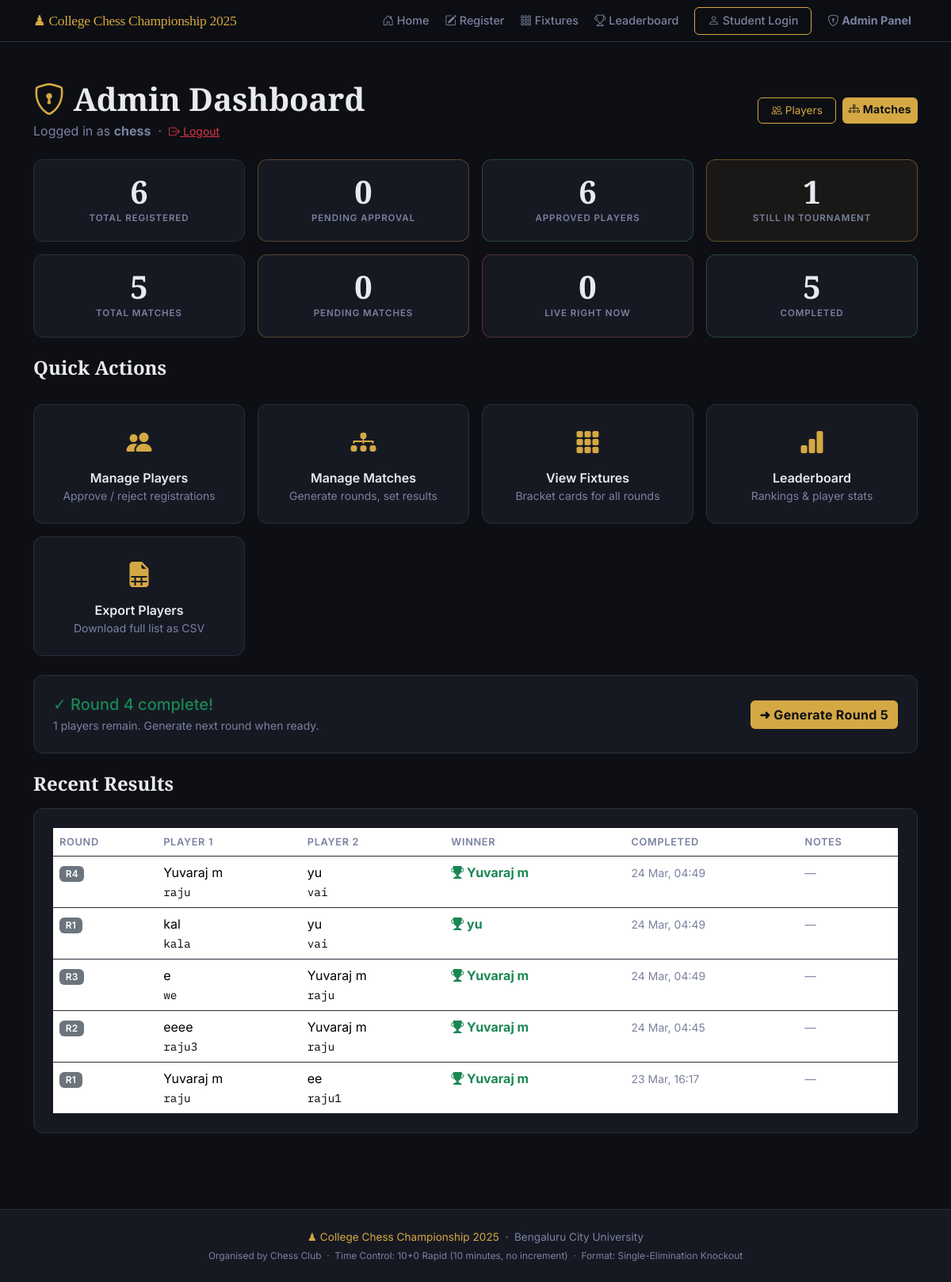
Screenshot of /admin/dashboard (signed in) with the database file from the repository.
### models.py (models this page shows, shortened)
class Match(db.Model):
    __tablename__ = "matches"
    id = db.Column(db.Integer, primary_key=True)
    round_number = db.Column(db.Integer, nullable=False)   # 1 = Round 1, 2 = QF, etc.
    round_label  = db.Column(db.String(50), nullable=True) # e.g. "Quarter-Final"
    player1_id = db.Column(db.Integer, db.ForeignKey("players.id"), nullable=False)
    player2_id = db.Column(db.Integer, db.ForeignKey("players.id"), nullable=True)
    winner_id = db.Column(db.Integer, db.ForeignKey("players.id"), nullable=True)
    status = db.Column(db.String(20), default="pending", nullable=False)
    created_at   = db.Column(db.DateTime, default=datetime.utcnow)
    completed_at = db.Column(db.DateTime, nullable=True)
    board_state   = db.Column(db.Text, nullable=True)       # JSON string of 8x8 board
    move_history  = db.Column(db.Text, default='[]')         # JSON array of move notations
    last_move     = db.Column(db.String(20), nullable=True)  # Last move in algebraic notation
    current_turn  = db.Column(db.String(10), default='white') # 'white' or 'black'
    move_count    = db.Column(db.Integer, default=0)          # Total moves played
    notes = db.Column(db.String(300), nullable=True)

class Player(db.Model):
    __tablename__ = "players"
    id = db.Column(db.Integer, primary_key=True)
    full_name      = db.Column(db.String(100), nullable=False)
    roll_number    = db.Column(db.String(50),  unique=True, nullable=False)
    chess_username = db.Column(db.String(50),  unique=True, nullable=False)
    whatsapp       = db.Column(db.String(20),  nullable=False)
    registered_at = db.Column(db.DateTime, default=datetime.utcnow)
    is_approved   = db.Column(db.Boolean, default=False)   # Admin must approve
    is_eliminated = db.Column(db.Boolean, default=False)   # Set True after a loss
    wins      = db.Column(db.Integer, default=0)   # Total match wins
    losses    = db.Column(db.Integer, default=0)   # Total match losses
    points    = db.Column(db.Integer, default=0)   # 1 per win, used for ranking
    bye_count = db.Column(db.Integer, default=0)   # Number of byes received
    matches_as_p1 = db.relationship(
        "Match", foreign_keys="Match.player1_id",
        backref="player1", lazy="dynamic"
    )
    matches_as_p2 = db.relationship(
        "Match", foreign_keys="Match.player2_id",
        backref="player2", lazy="dynamic"
    )
    matches_won = db.relationship(
        "Match", foreign_keys="Match.winner_id",
        backref="winner", lazy="dynamic"
    )

### app.py (the view)
    @app.route("/admin/dashboard")
    @admin_required
    def admin_dashboard():
        stats = {
            "total_registered": Player.query.count(),
            "pending_approval": Player.query.filter_by(is_approved=False).count(),
            "approved":         Player.query.filter_by(is_approved=True).count(),
            "eliminated":       Player.query.filter_by(is_eliminated=True).count(),
            "still_active":     Player.query.filter_by(is_approved=True, is_eliminated=False).count(),
            "total_matches":    Match.query.count(),
            "pending_matches":  Match.query.filter_by(status="pending").count(),
            "live_matches":     Match.query.filter_by(status="in_progress").count(),
            "completed_matches":Match.query.filter_by(status="completed").count(),
        }
        highest_round = db.session.query(db.func.max(Match.round_number)).scalar() or 0
        recent_results = Match.query.filter_by(status="completed")\
                                    .order_by(Match.completed_at.desc())\
                                    .limit(5).all()
        live_matches = Match.query.filter_by(status="in_progress").all()
        current_round_done = highest_round == 0 or all(
            m.status in ('completed', 'bye')
            for m in Match.query.filter_by(round_number=highest_round).all()
        )
        has_pending = Match.query.filter_by(round_number=highest_round, status='pending').count() > 0
        return render_template(
            "admin_dashboard.html",
            stats            = stats,
            current_round    = highest_round,
            recent_results   = recent_results,
            live_matches     = live_matches,
            current_round_done = current_round_done,
            has_pending      = has_pending,
        )

### templates/admin_dashboard.html (shortened to what this page needs)
{% extends "base.html" %}
{% block content %}
<section class="py-5">
  <div class="container">
    <div class="d-flex justify-content-between align-items-center mb-4">
      <div>
        <h1 class="chess-section-title mb-1">
          <i class="bi bi-shield-lock chess-gold"></i> Admin Dashboard
        </h1>
        <p class="text-muted mb-0">
          Logged in as <strong>{{ session.admin_username }}</strong>
          &nbsp;·&nbsp;
          <a href="{{ url_for('admin_logout') }}" class="text-danger small">
            <i class="bi bi-box-arrow-right"></i> Logout
          </a>
        </p>
      </div>
      <div class="d-flex gap-2">
        <a href="{{ url_for('admin_players') }}" class="btn chess-btn-outline btn-sm">
          <i class="bi bi-people"></i> Players
        </a>
        <a href="{{ url_for('admin_matches') }}" class="btn chess-btn-primary btn-sm">
          <i class="bi bi-diagram-3"></i> Matches
        </a>
      </div>
    </div>
    <div class="row g-3 mb-4">
      <div class="col-6 col-md-3">
        <div class="chess-stat-tile">
          <div class="chess-stat-tile-number">{{ stats.total_registered }}</div>
          <div class="chess-stat-tile-label">Total Registered</div>
        </div>
      </div>
      <div class="col-6 col-md-3">
        <div class="chess-stat-tile warning">
          <div class="chess-stat-tile-number">{{ stats.pending_approval }}</div>
          <div class="chess-stat-tile-label">Pending Approval</div>
        </div>
      </div>
      <div class="col-6 col-md-3">
        <div class="chess-stat-tile success">
          <div class="chess-stat-tile-number">{{ stats.approved }}</div>
          <div class="chess-stat-tile-label">Approved Players</div>
        </div>
      </div>
      <div class="col-6 col-md-3">
        <div class="chess-stat-tile gold">
          <div class="chess-stat-tile-number">{{ stats.still_active }}</div>
          <div class="chess-stat-tile-label">Still In Tournament</div>
        </div>
      </div>
      <div class="col-6 col-md-3">
        <div class="chess-stat-tile">
          <div class="chess-stat-tile-number">{{ stats.total_matches }}</div>
          <div class="chess-stat-tile-label">Total Matches</div>
        </div>
      </div>
      <div class="col-6 col-md-3">
        <div class="chess-stat-tile warning">
          <div class="chess-stat-tile-number">{{ stats.pending_matches }}</div>
          <div class="chess-stat-tile-label">Pending Matches</div>
        </div>
      </div>
      <div class="col-6 col-md-3">
        <div class="chess-stat-tile danger">
          <div class="chess-stat-tile-number">{{ stats.live_matches }}</div>
          <div class="chess-stat-tile-label">Live Right Now</div>
        </div>
      </div>
      <div class="col-6 col-md-3">
        <div class="chess-stat-tile success">
          <div class="chess-stat-tile-number">{{ stats.completed_matches }}</div>
          <div class="chess-stat-tile-label">Completed</div>
        </div>
      </div>
    </div>
    <div class="row g-3 mb-4">
      <div class="col-12">
        <h4 class="chess-section-title mb-3">Quick Actions</h4>
      </div>
      <div class="col-6 col-md-3">
        <a href="{{ url_for('admin_players') }}" class="chess-action-tile">
          <i class="bi bi-people-fill fs-2"></i>
          <div class="mt-2 fw-semibold">Manage Players</div>
          <div class="small text-muted">Approve / reject registrations</div>
        </a>
      </div>
      <div class="col-6 col-md-3">
        <a href="{{ url_for('admin_matches') }}" class="chess-action-tile">
          <i class="bi bi-diagram-3-fill fs-2"></i>
          <div class="mt-2 fw-semibold">Manage Matches</div>
          <div class="small text-muted">Generate rounds, set results</div>
        </a>
      </div>
      <div class="col-6 col-md-3">
        <a href="{{ url_for('fixtures') }}" class="chess-action-tile">
          <i class="bi bi-grid-3x3-gap-fill fs-2"></i>
          <div class="mt-2 fw-semibold">View Fixtures</div>
          <div class="small text-muted">Bracket cards for all rounds</div>
        </a>
      </div>
      <div class="col-6 col-md-3">
        <a href="{{ url_for('leaderboard') }}" class="chess-action-tile">
          <i class="bi bi-bar-chart-fill fs-2"></i>
          <div class="mt-2 fw-semibold">Leaderboard</div>
          <div class="small text-muted">Rankings &amp; player stats</div>
        </a>
      </div>
      <div class="col-6 col-md-3">
        <a href="{{ url_for('admin_export_players') }}" class="chess-action-tile">
          <i class="bi bi-file-earmark-spreadsheet-fill fs-2"></i>
          <div class="mt-2 fw-semibold">Export Players</div>
          <div class="small text-muted">Download full list as CSV</div>
        </a>
      </div>
    </div>
    {% if current_round > 0 %}
    <div class="chess-card mb-4">
      {% if has_pending %}
        <div class="d-flex align-items-center justify-content-between flex-wrap gap-2">
          <div>
            <h5 class="mb-1 chess-gold">Round {{ current_round }} has pending matches</h5>
            <p class="text-muted mb-0 small">Start all matches to let players begin playing.</p>
          </div>
          <form action="{{ url_for('admin_start_all', round_num=current_round) }}" method="POST">
            <button type="submit" class="btn chess-btn-primary">
              ▶ Start All Matches in Round {{ current_round }}
            </button>
          </form>
        </div>
      {% elif current_round_done %}
        <div class="d-flex align-items-center justify-content-between flex-wrap gap-2">
          <div>
            <h5 class="mb-1 text-success">✓ Round {{ current_round }} complete!</h5>
            <p class="text-muted mb-0 small">{{ stats.still_active }} players remain. Generate next round when ready.</p>
          </div>
          <a href="{{ url_for('admin_matches') }}" class="btn chess-btn-primary">
            ➜ Generate Round {{ current_round + 1 }}
          </a>
        </div>
      {% endif %}
    </div>
    {% endif %}
    {% if recent_results %}
    <h4 class="chess-section-title mb-3">Recent Results</h4>
    <div class="chess-card">
      <div class="table-responsive">
        <table class="table table-borderless chess-table mb-0">
          <thead>
            <tr>
              <th>Round</th>
              <th>Player 1</th>
              <th>Player 2</th>
              <th>Winner</th>
              <th>Completed</th>
              <th>Notes</th>
            </tr>
          </thead>
          <tbody>
            {% for m in recent_results %}
            <tr>
              <td><span class="badge bg-secondary">R{{ m.round_number }}</span></td>
              <td>
                {{ m.player1.full_name }}<br/>
                <span class="chess-mono small">{{ m.player1.chess_username }}</span>
              </td>
              <td>
                {% if m.player2 %}
                  {{ m.player2.full_name }}<br/>
                  <span class="chess-mono small">{{ m.player2.chess_username }}</span>
                {% else %}
                  <em class="text-muted">BYE</em>
                {% endif %}
              </td>
              <td>
                {% if m.winner %}
                  <span class="text-success fw-bold">
                    <i class="bi bi-trophy-fill"></i> {{ m.winner.full_name }}
                  </span>
                {% endif %}
              </td>
              <td>
                <small class="text-muted">
                  {% if m.completed_at %}
                    {{ m.completed_at.strftime('%d %b, %H:%M') }}
                  {% endif %}
                </small>
              </td>
              <td><small class="text-muted">{{ m.notes or '—' }}</small></td>
            </tr>
            {% endfor %}
          </tbody>
        </table>
      </div>
    </div>
    {% else %}
    <div class="chess-card text-center py-4 text-muted">
      <i class="bi bi-hourglass fs-2"></i>
      <p class="mt-2 mb-0">No matches completed yet.</p>
    </div>
    {% endif %}
  </div>
</section>
{% endblock %}

### static/css/style.css (style rules this page uses)
:root { --chess-bg: #0d0f14; --chess-surface: #161922; --chess-surface-2: #1e2230; --chess-border: #2a2f3e; --chess-gold: #d4a843; --chess-gold-light: #e8c26a; --chess-text: #e8eaf0; --chess-muted: #7a82a0; --chess-success: #4caf7d; --chess-danger: #e05c5c; --chess-warning: #f0a84b; --font-display: "Playfair Display", Georgia, serif; --font-mono: "IBM Plex Mono", "Courier New", monospace; --font-body: "Inter", system-ui, sans-serif; --radius-sm: 6px; --radius-md: 12px; --radius-lg: 20px; --transition: 0.2s ease; }
body { background-color: var(--chess-bg); color: var(--chess-text); font-family: var(--font-body); min-height: 100vh; }
a { color: var(--chess-gold); }
.chess-gold { color: var(--chess-gold) !important; }
.chess-mono { font-family: var(--font-mono); font-size: 0.9em; }
.text-muted { color: var(--chess-muted) !important; }
.table { color: var(--chess-text); }
.table thead th { color: var(--chess-muted); font-weight: 600; font-size: 0.8rem; text-transform: uppercase; letter-spacing: 0.05em; border-bottom: 1px solid var(--chess-border); }
.table tbody tr { border-bottom: 1px solid var(--chess-border); }
.table-borderless tbody tr:last-child { border-bottom: none; }
.badge { font-weight: 600; }
.chess-btn-outline { border: 1px solid var(--chess-gold) !important; color: var(--chess-gold) !important; background: transparent; padding: 0.35rem 1rem !important; font-size: 0.85rem; border-radius: var(--radius-sm) !important; }
.chess-btn-primary { background: var(--chess-gold); color: #0d0f14 !important; border: none; font-weight: 700; letter-spacing: 0.02em; border-radius: var(--radius-sm) !important; transition: background var(--transition), transform var(--transition); }
.chess-card { background: var(--chess-surface); border: 1px solid var(--chess-border); border-radius: var(--radius-md); padding: 1.5rem; }
.chess-section-title { font-family: var(--font-display); font-weight: 700; color: var(--chess-text); }
.chess-stat-tile { background: var(--chess-surface); border: 1px solid var(--chess-border); border-radius: var(--radius-md); padding: 1.25rem; text-align: center; height: 100%; transition: border-color var(--transition); }
.chess-stat-tile.warning { border-color: rgba(240,168,75,0.3); }
.chess-stat-tile.success { border-color: rgba(76,175,125,0.3); }
.chess-stat-tile.danger { border-color: rgba(224,92,92,0.3); }
.chess-stat-tile.gold { border-color: rgba(212,168,67,0.4); background: rgba(212,168,67,0.06); }
.chess-stat-tile-number { font-family: var(--font-display); font-size: 2.5rem; font-weight: 900; line-height: 1; color: var(--chess-text); }
.chess-stat-tile-label { font-size: 0.72rem; font-weight: 600; text-transform: uppercase; letter-spacing: 0.08em; color: var(--chess-muted); margin-top: 0.3rem; }
.chess-action-tile { display: flex; flex-direction: column; align-items: center; justify-content: center; background: var(--chess-surface); border: 1px solid var(--chess-border); border-radius: var(--radius-md); padding: 1.5rem 1rem; text-align: center; text-decoration: none; color: var(--chess-text); height: 100%; transition: border-color var(--transition), background var(--transition), transform var(--transition); }
.chess-action-tile i { color: var(--chess-gold); }

### rows the page displays
Match: round_number "4", player1.full_name "Yuvaraj m", player1.chess_username "raju", player2.full_name "yu", player2.chess_username "vai", winner.full_name "Yuvaraj m", completed_at "24 Mar, 04:49", notes "—"
Match: round_number "1", player1.full_name "kal", player1.chess_username "kala", player2.full_name "yu", player2.chess_username "vai", winner.full_name "yu", completed_at "24 Mar, 04:49", notes "—"
Match: round_number "3", player1.full_name "e", player1.chess_username "we", player2.full_name "Yuvaraj m", player2.chess_username "raju", winner.full_name "Yuvaraj m", completed_at "24 Mar, 04:49", notes "—"
Match: round_number "2", player1.full_name "eeee", player1.chess_username "raju3", player2.full_name "Yuvaraj m", player2.chess_username "raju", winner.full_name "Yuvaraj m", completed_at "24 Mar, 04:45", notes "—"
Match: round_number "1", player1.full_name "Yuvaraj m", player1.chess_username "raju", player2.full_name "ee", player2.chess_username "raju1", winner.full_name "Yuvaraj m", completed_at "23 Mar, 16:17", notes "—"

### other values shown
{{ tournament_name }} "College Chess Championship 2025"
{{ session.admin_username }} "chess"
{{ stats.total_registered }} "6"
{{ stats.pending_approval }} "0"
{{ stats.approved }} "6"
{{ stats.still_active }} "1"
{{ stats.total_matches }} "5"
{{ stats.pending_matches }} "0"
{{ stats.live_matches }} "0"
{{ stats.completed_matches }} "5"
{{ current_round }} "4"
{{ current_round + 1 }} "5"
{{ college_name }} "Bengaluru City University"
{{ organizer_name }} "Chess Club"
{{ time_control }} "10+0 Rapid (10 minutes, no increment)"
